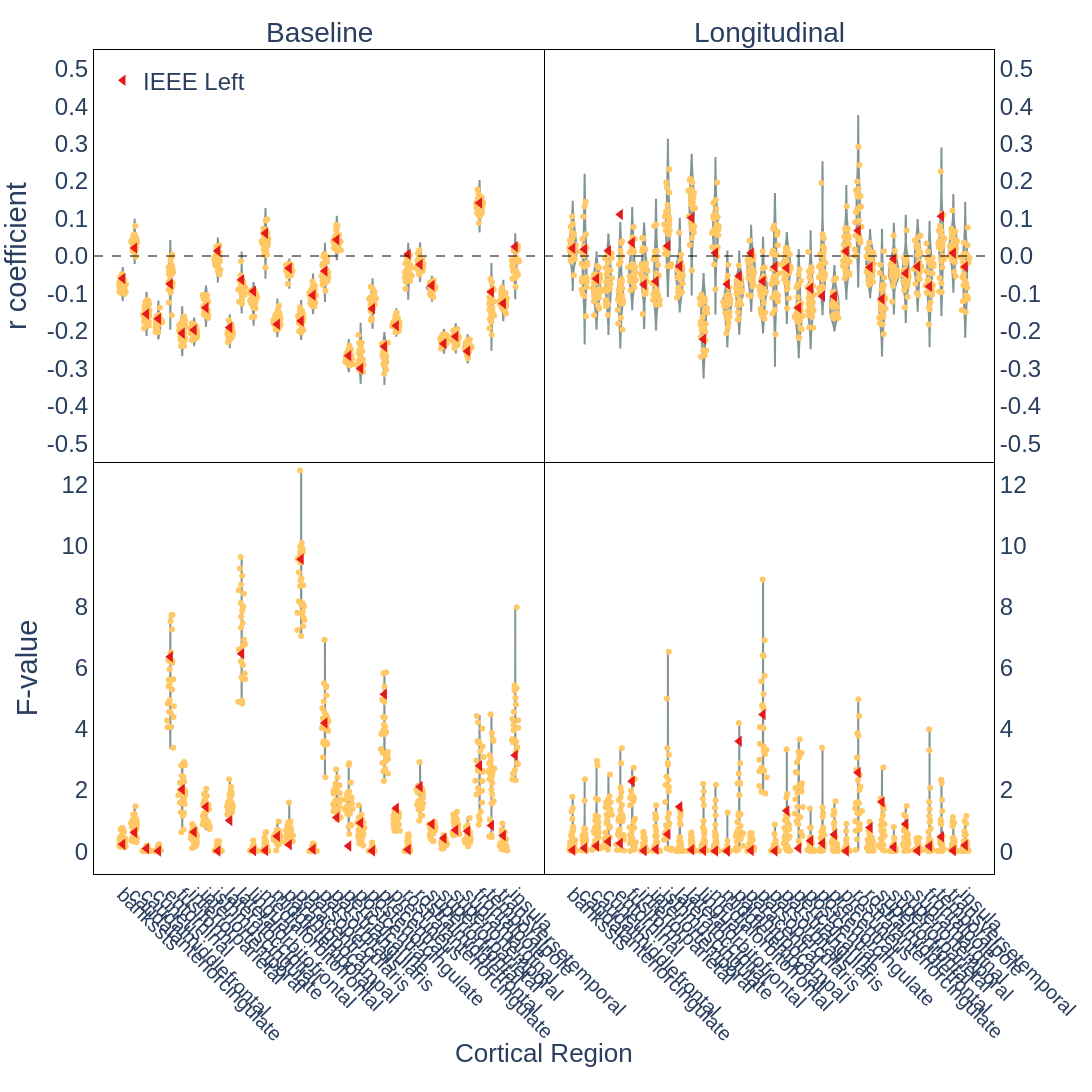
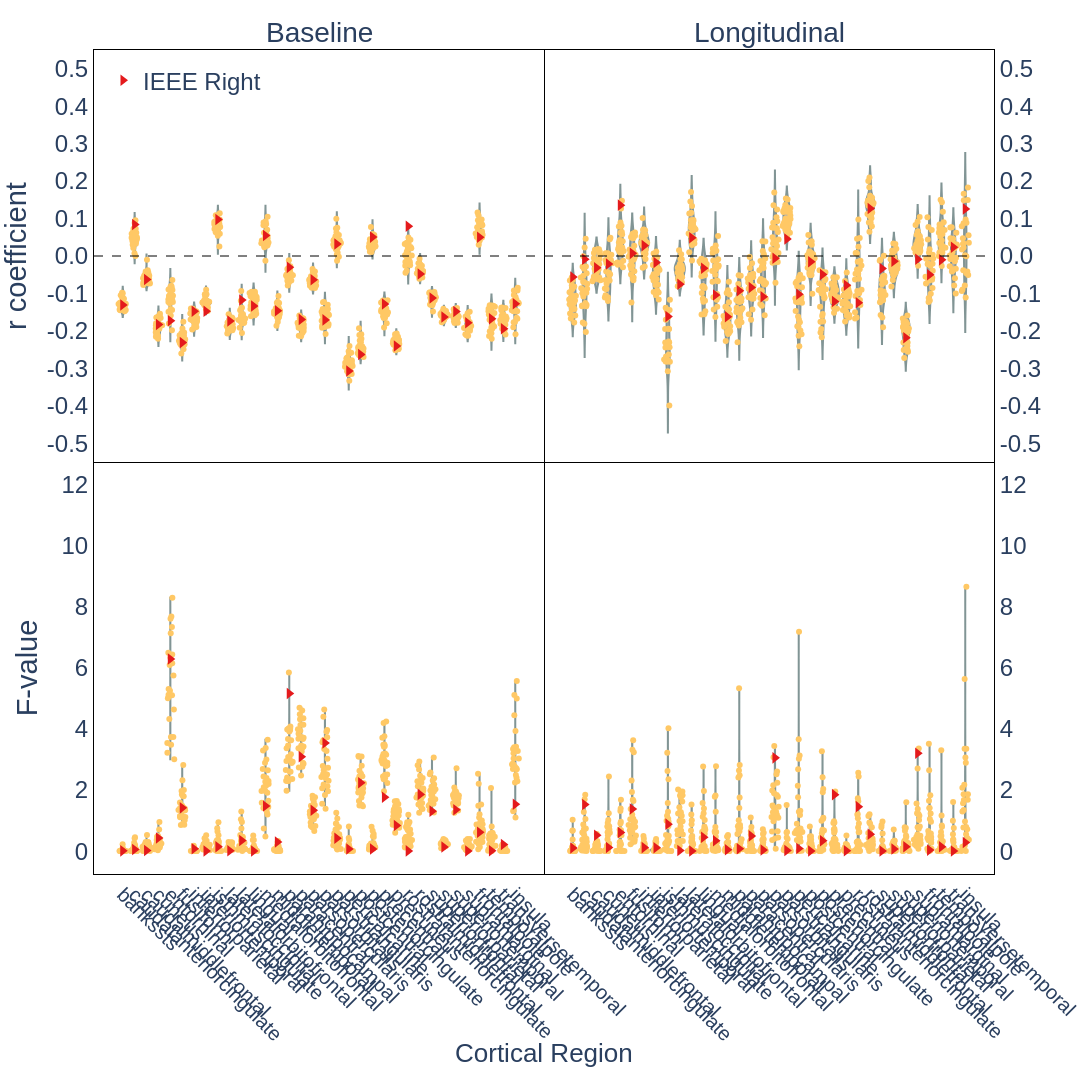

Notebook cell for these charts, in order:
### Markdown cell above
## Distribution of Statistical Values

Distribution of statistical values, specifically the correlation coefficients (r) from partial correlation analyses and the F-values from ANCOVA tests.

### Code cell
# Main cortical area coefficient distribution plot
from plotly.subplots import make_subplots

for hemi in ["Left", "Right"]:
    # Create subplots with 2 rows and 2 columns
    fig = make_subplots(
        rows=2,
        cols=2,
        shared_xaxes=True,
        column_titles=["Baseline", "Longitudinal"],
        x_title="Cortical Region",
        vertical_spacing=0.0,
        horizontal_spacing=0.0,
    )

    # Increase font
    fig.update_layout(font=dict(size=18))

    # Add traces to the subplots
    add_pcorr_baseline_cortical_trace(
        fig, get_preprocessed_data("partial_correlation", "baseline"), hemi=hemi
    )
    add_pcorr_longitudinal_cortical_trace(
        fig, get_preprocessed_data("partial_correlation", "longitudinal"), hemi=hemi
    )
    add_ancova_baseline_cortical_trace(
        fig, get_preprocessed_data("ancova", "baseline"), hemi=hemi
    )
    add_ancova_longitudinal_cortical_trace(
        fig, get_preprocessed_data("ancova", "longitudinal"), hemi=hemi
    )

    # Set x-axis ticks and labels - remove hemisphere prefix for readability
    simplified_labels = [
        region.replace("lh_", "").replace("rh_", "") for region in cortical_regions
    ]
    fig.update_xaxes(
        title_text="",
        tickvals=list(range(len(cortical_regions))),
        ticktext=simplified_labels,
        tickangle=45,
    )

    yaxis_r_range = [-0.55, 0.55]
    yaxis_r_tickvals = np.arange(-0.5, 0.6, 0.1)
    yaxis_r_tickvals = [
        0 if np.isclose(x, 0) else x for x in yaxis_r_tickvals
    ]  # Replace 0 with 0.0
    yaxis_r_ticktext = [
        "0.0" if np.isclose(x, 0) else str(round(x, 1)) for x in yaxis_r_tickvals
    ]
    yaxis_r_clear = ["" for x in yaxis_r_tickvals]

    yaxis_f_range = [-0.75, 12.75]
    yaxis_f_tickvals = [0, 10]
    yaxis_f_ticktext = ["0", "10"]

    background_color = "White"
    # Update layout for all axes
    fig.update_layout(
        # Primary y-axes (correlation coefficients)
        yaxis1=dict(
            title="r coefficient",
            range=yaxis_r_range,
            dtick=0.1,
            showgrid=False,
            zeroline=False,
            zerolinewidth=2,
            zerolinecolor="DarkSlateGrey",
            tickvals=yaxis_r_tickvals,
            ticktext=yaxis_r_ticktext,
        ),
        yaxis2=dict(
            dtick=0.1,
            showgrid=False,
            range=yaxis_r_range,
            zeroline=False,
            zerolinewidth=2,
            zerolinecolor="DarkSlateGrey",
            tickvals=yaxis_r_tickvals,
            ticktext=yaxis_r_ticktext,
            side="right",
        ),
        yaxis3=dict(
            title="F-value",
            range=yaxis_f_range,
            showgrid=False,
            zeroline=False,
        ),
        yaxis4=dict(showgrid=False, zeroline=False, range=yaxis_f_range, side="right"),
        # Legend settings
        legend=dict(
            x=0.01,
            y=0.99,
            orientation="h",
            yanchor="top",
            xanchor="left",
            bgcolor="rgba(255, 255, 255, 0)",
        ),
        margin=dict(t=50, b=200, r=20),
        plot_bgcolor=background_color,
        paper_bgcolor=background_color,
    )

    fig.add_hline(
        y=0,
        row=1,
        line_color="black",
        line_width=1,
        line_dash="dash",
    )

    # Update each axis individually
    fig.update_layout(
        xaxis1=dict(showline=True, linewidth=1, linecolor="black", mirror=True),
        xaxis2=dict(showline=True, linewidth=1, linecolor="black", mirror=True),
        xaxis3=dict(showline=True, linewidth=1, linecolor="black", mirror=False),
        xaxis4=dict(showline=True, linewidth=1, linecolor="black", mirror=False),
        yaxis1=dict(showline=True, linewidth=1, linecolor="black", mirror=True),
        yaxis2=dict(showline=True, linewidth=1, linecolor="black", mirror=False),
        yaxis3=dict(showline=True, linewidth=1, linecolor="black", mirror=True),
        yaxis4=dict(showline=True, linewidth=1, linecolor="black", mirror=False),
    )

    fig.update_layout(font_family="Helvetica", font_size=24)
    fig.update_annotations(font=dict(family="Helvetica", size=24))

    # Update y position of annotation with "cortical region" text
    for annotation in fig.layout.annotations:
        if annotation.text.lower() == "cortical region":
            annotation.y = -0.16  # Adjust this value as needed for better positioning
            annotation.font.size = 26

    # Update font size for Baseline and Longitudinal titles
    for annotation in fig.layout.annotations:
        if annotation.text in ["Baseline", "Longitudinal"]:
            annotation.font.size = 28  # Set the desired font size for these titles

    fig.update_xaxes(tickfont=dict(family="Helvetica", size=20))

    write_image(
        fig,
        f"cortical_thickness_coefficients_distribution-{hemi}.pdf",
        width=1600,
        height=1200,
    )
    show_figure(fig, width=1600, height=1200)
